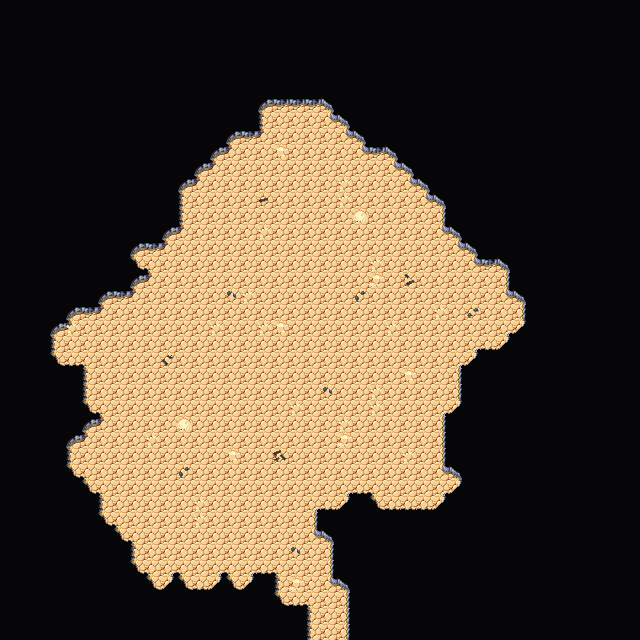

This game map was drawn from its Tiled (.tmx) file and the tilesets committed beside it. A one-line description and the trimmed map source follow:
An orthogonal 40x40 tile map with 16x16 px tiles, 4 tile layers (Collision, Background, Walls, Clutter), 2 tilesets and 1 object.

<map version="1.5" tiledversion="1.7.2" orientation="orthogonal" renderorder="right-down" width="40" height="40" tilewidth="16" tileheight="16" infinite="0" nextlayerid="7" nextobjectid="61">
 <editorsettings>
  <export target="wastetown..tmx" format="tmx" />
 </editorsettings>
 <tileset firstgid="1" source="../../../tileset/main.tsx" />
 <tileset firstgid="3477" source="../../../tileset/buildings.tsx" />
 <layer id="6" name="Collision" width="40" height="40">
  <data>[1600 cells, 0 non-empty, 0 distinct tile ids]</data>
 </layer>
 <layer id="1" name="Background" width="40" height="40">
  <data>[1600 cells, 1600 non-empty, 1 distinct tile ids]</data>
 </layer>
 <layer id="2" name="Walls" width="40" height="40">
  <data>[1600 cells, 1126 non-empty, 17 distinct tile ids]</data>
 </layer>
 <layer id="3" name="Clutter" width="40" height="40">
  <properties>
   <property name="spriteLayer" type="bool" value="true" />
  </properties>
  <data>[1600 cells, 37 non-empty, 11 distinct tile ids]</data>
 </layer>
 <objectgroup id="4" name="Objects">
  <object id="60" template="../../../obj/door_up.tx" x="320.672" y="637.409">
   <properties>
    <property name="teleport" value="../common/maps/map/cave/cave_multilevel_4/cave_23D7.tmx" />
    <property name="teleportObjectId" value="61" />
   </properties>
  </object>
 </objectgroup>
</map>
